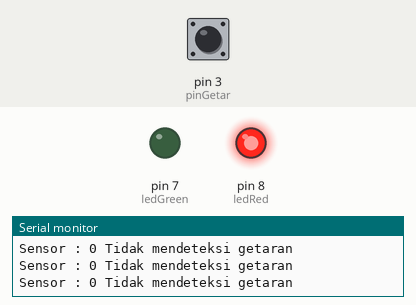
Recording of a sketch running on a simulated Arduino Uno, built with avr-gcc and run on an emulated ATmega328P. Parts: output pins drawn as LEDs (lit = HIGH), the last lines printed to the serial monitor. Dashed ring = blinking. The inputs (shaded band) are chosen by the test bench; at power-on: pin 3 (pinGetar) LOW.

Above: at 1.2 s.
1.3 s: pin 3 (pinGetar) driven HIGH
At 1.8 s:
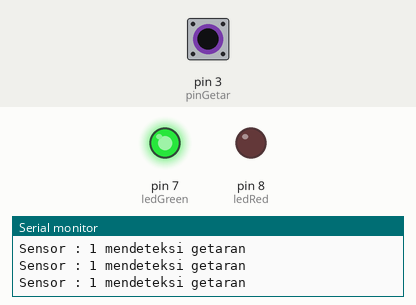
2.8 s: pin 3 (pinGetar) driven LOW
At 3.8 s:
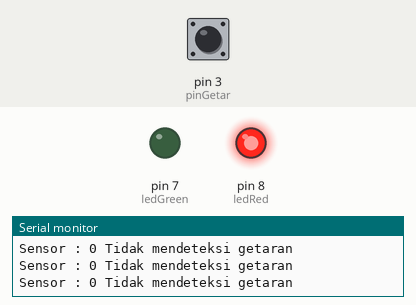
5.8 s: pin 3 (pinGetar) pulsed HIGH 2 times (0.12 s each, 0.3 s apart)
At 6.06 s:
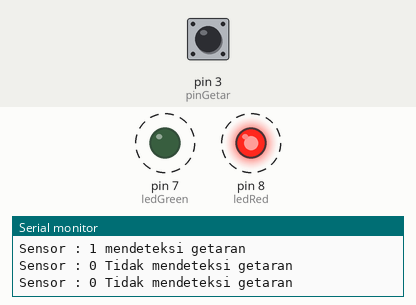
9.4 s: pin 3 (pinGetar) pulsed HIGH 5 times (0.12 s each, 0.3 s apart)
At 12.1 s:
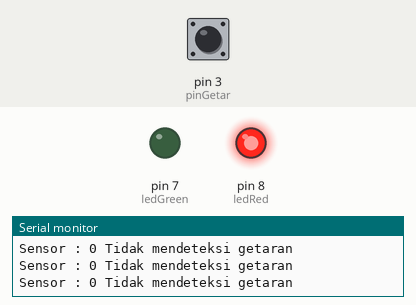
Timing chart, 0 to 13.6 s (numbered marks = the images above; inputs shaded):
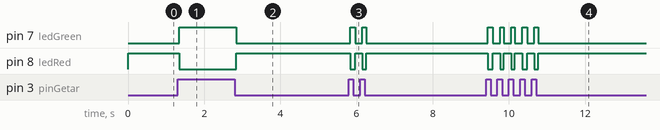

The sketch:

pendeteksi_gempa.ino
```cpp
const int pinGetar = 3;
const int ledRed = 8;
const int ledGreen = 7;

void setup() {
Serial.begin (9600);
pinMode (ledRed, OUTPUT);
pinMode (ledGreen, OUTPUT);
}

void loop() {
int datadigital = digitalRead (pinGetar);
Serial.print ("Sensor : ");
Serial.print (datadigital);

if (datadigital == 1) {
  Serial.println (" mendeteksi getaran");
  digitalWrite (ledGreen, HIGH);
  digitalWrite (ledRed, LOW);
} else if (datadigital == 0) {
  Serial.println (" Tidak mendeteksi getaran");
  digitalWrite (ledGreen, LOW);
  digitalWrite (ledRed, HIGH);
}
}
```

Measured:
- after the input at 1.3 s, pin 7 (ledGreen): LOW → HIGH after 0.05 s; pin 8 (ledRed): HIGH → LOW after 0.05 s
- after the input at 2.8 s, pin 7 (ledGreen): HIGH → LOW at once; pin 8 (ledRed): LOW → HIGH at once
- after the input at 5.8 s, pin 7 (ledGreen): alternates HIGH for 0.12 s and LOW for 0.19 s, 4 changes in all, then stays LOW, starting at once; pin 8 (ledRed): alternates HIGH for 0.19 s and LOW for 0.12 s, 4 changes in all, then stays HIGH, starting at once
- after the input at 9.4 s, pin 7 (ledGreen): alternates HIGH for 0.10 s and LOW for 0.19 s, 10 changes in all, then stays LOW, starting after 0.05 s; pin 8 (ledRed): alternates HIGH for 0.19 s and LOW for 0.10 s, 10 changes in all, then stays HIGH, starting after 0.05 s
